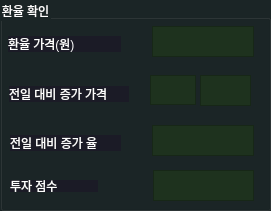
   <widget class="QGroupBox" name="groupBox">
    <property name="geometry">
     <rect>
      <x>14</x>
      <y>60</y>
      <width>271</width>
      <height>211</height>
     </rect>
    </property>
    <property name="styleSheet">
     <string notr="true">color: black;
background-color: rgb(27, 37, 38);
color: rgb(255, 255, 255);
font: 10pt &quot;맑은고딕&quot;;</string>
    </property>
    <property name="title">
     <string>환율 확인</string>
    </property>
    <widget class="QTextEdit" name="exchange_1">
     <property name="geometry">
      <rect>
       <x>152</x>
       <y>26</y>
       <width>102</width>
       <height>31</height>
      </rect>
     </property>
     <property name="styleSheet">
      <string notr="true">color: black;
background-color: rgb(30, 50, 30);
color: rgb(255, 255, 255);
font: 10pt &quot;맑은고딕&quot;;</string>
     </property>
    </widget>
    <widget class="QTextEdit" name="exchange_2">
     <property name="geometry">
      <rect>
       <x>200</x>
       <y>75</y>
       <width>51</width>
       <height>31</height>
      </rect>
     </property>
     <property name="styleSheet">
      <string notr="true">color: black;
background-color: rgb(30, 50, 30);
color: rgb(255, 255, 255);
font: 10pt &quot;맑은고딕&quot;;</string>
     </property>
    </widget>
    <widget class="QTextEdit" name="exchange_3">
     <property name="geometry">
      <rect>
       <x>152</x>
       <y>125</y>
       <width>102</width>
       <height>31</height>
      </rect>
     </property>
     <property name="styleSheet">
      <string notr="true">color: black;
background-color: rgb(30, 50, 30);
color: rgb(255, 255, 255);
font: 10pt &quot;맑은고딕&quot;;</string>
     </property>
    </widget>
    <widget class="QLabel" name="label">
     <property name="geometry">
      <rect>
       <x>8</x>
       <y>36</y>
       <width>113</width>
       <height>16</height>
      </rect>
     </property>
     <property name="styleSheet">
      <string notr="true">color: black;
background-color: rgb(27, 27, 38);
color: rgb(255, 255, 255);
font: 10pt &quot;맑은고딕&quot;;</string>
     </property>
     <property name="text">
      <string>환율 가격(원)</string>
     </property>
    </widget>
    <widget class="QLabel" name="label_2">
     <property name="geometry">
      <rect>
       <x>9</x>
       <y>86</y>
       <width>120</width>
       <height>16</height>
      </rect>
     </property>
     <property name="styleSheet">
      <string notr="true">color: black;
background-color: rgb(27, 27, 38);
color: rgb(255, 255, 255);
font: 10pt &quot;맑은고딕&quot;;</string>
     </property>
     <property name="text">
      <string>전일 대비 증가 가격</string>
     </property>
    </widget>
    <widget class="QLabel" name="label_3">
     <property name="geometry">
      <rect>
       <x>10</x>
       <y>135</y>
       <width>111</width>
       <height>16</height>
      </rect>
     </property>
     <property name="styleSheet">
      <string notr="true">color: black;
background-color: rgb(27, 27, 38);
color: rgb(255, 255, 255);
font: 10pt &quot;맑은고딕&quot;;</string>
     </property>
     <property name="text">
      <string>전일 대비 증가 율</string>
     </property>
    </widget>
    <widget class="QLabel" name="label_4">
     <property name="geometry">
      <rect>
       <x>10</x>
       <y>180</y>
       <width>88</width>
       <height>12</height>
      </rect>
     </property>
     <property name="styleSheet">
      <string notr="true">color: black;
background-color: rgb(27, 27, 38);
color: rgb(255, 255, 255);
font: 10pt &quot;맑은고딕&quot;;</string>
     </property>
     <property name="text">
      <string>투자 점수</string>
     </property>
    </widget>
    <widget class="QTextEdit" name="exchange_4">
     <property name="geometry">
      <rect>
       <x>153</x>
       <y>170</y>
       <width>101</width>
       <height>31</height>
      </rect>
     </property>
     <property name="styleSheet">
      <string notr="true">color: black;
background-color: rgb(30, 50, 30);
color: rgb(255, 255, 255);
font: 10pt &quot;맑은고딕&quot;;</string>
     </property>
    </widget>
    <widget class="QTextEdit" name="exchange_5">
     <property name="geometry">
      <rect>
       <x>150</x>
       <y>75</y>
       <width>46</width>
       <height>30</height>
      </rect>
     </property>
     <property name="styleSheet">
      <string notr="true">color: black;
background-color: rgb(30, 50, 30);
color: rgb(255, 255, 255);
font: 10pt &quot;맑은고딕&quot;;</string>
     </property>
    </widget>
   </widget>
